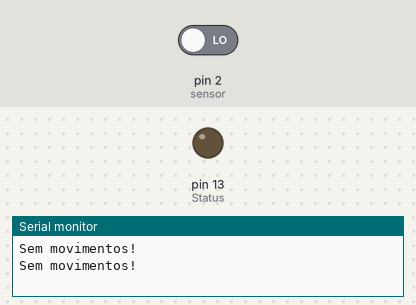
Simulated run of this sketch. Board: Arduino Uno, built with avr-gcc and run on an emulated ATmega328P. Shown: output pins drawn as LEDs (lit = HIGH), the last lines printed to the serial monitor. Inputs (shaded band) come from the test bench; at power-on: pin 2 (sensor) LOW.

Above: at 2.8 s.
2.9 s: pin 2 (sensor) driven HIGH
At 4.8 s:
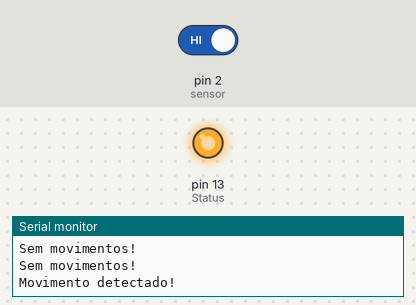
5.5 s: pin 2 (sensor) driven LOW
At 8.3 s:
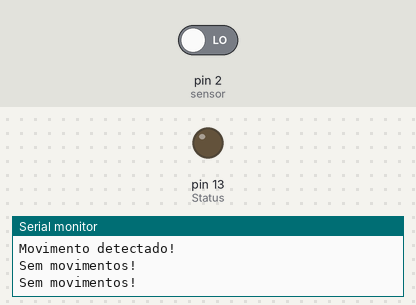
Timing chart, 0 to 9.8 s (numbered marks = the images above; inputs shaded):
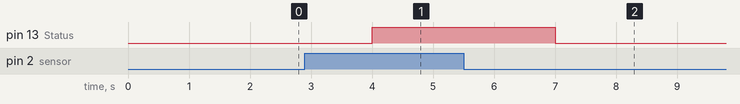

The sketch:

sketch_aula02ex02.ino
```cpp
// Experimento 2 - Aula 3 - SENSOR PIR (PRESENÇA)

// DECLARACAO DE NOSSO SENSOR DE PRESENCA E LED STATUS

int sensor = 2;
int Status = 13;

void setup() {
  pinMode(sensor, INPUT); // declarando sensor como input
  pinMode(Status, OUTPUT);  // declarando LED como output
  Serial.begin(9600);
}

// LOOP DE LEITURA DE SENSOR E DETECCAO DE MOVIMENTO

void loop(){
  long state = digitalRead(sensor);
  delay(1000);
    if(state == HIGH){
      digitalWrite (Status, HIGH);
      Serial.println("Movimento detectado!");
    }
    else {
      digitalWrite (Status, LOW);
      Serial.println("Sem movimentos!");
      }
}
```

Measured:
- after the input at 2.9 s, pin 13 (Status): LOW → HIGH after 1.1 s
- after the input at 5.5 s, pin 13 (Status): HIGH → LOW after 1.5 s
